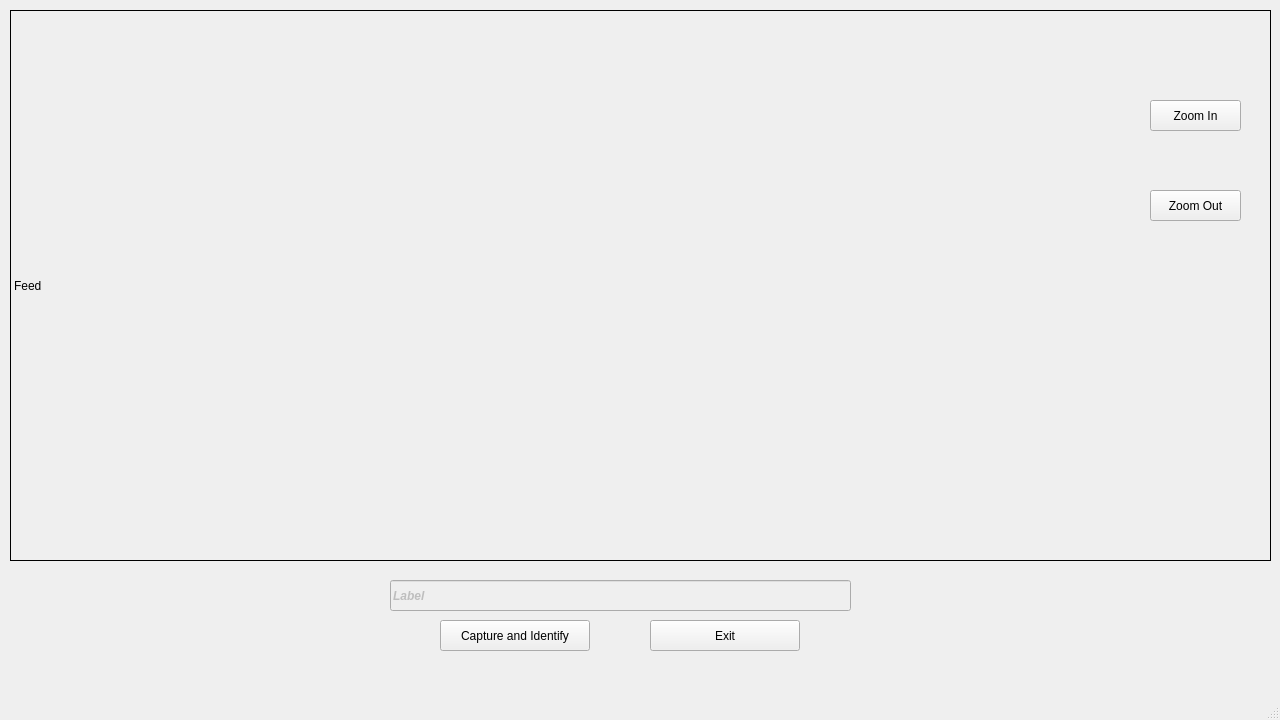
<?xml version="1.0" encoding="UTF-8"?>
<ui version="4.0">
 <class>MainWindow</class>
 <widget class="QMainWindow" name="MainWindow">
  <property name="windowModality">
   <enum>Qt::ApplicationModal</enum>
  </property>
  <property name="geometry">
   <rect>
    <x>0</x>
    <y>0</y>
    <width>1280</width>
    <height>720</height>
   </rect>
  </property>
  <property name="windowTitle">
   <string>Two-Cell Contractions</string>
  </property>
  <property name="animated">
   <bool>false</bool>
  </property>
  <widget class="QWidget" name="centralwidget">
   <widget class="QLineEdit" name="resultLabel">
    <property name="enabled">
     <bool>false</bool>
    </property>
    <property name="geometry">
     <rect>
      <x>390</x>
      <y>580</y>
      <width>461</width>
      <height>31</height>
     </rect>
    </property>
    <property name="font">
     <font>
      <weight>75</weight>
      <italic>true</italic>
      <bold>true</bold>
     </font>
    </property>
    <property name="text">
     <string>Label</string>
    </property>
   </widget>
   <widget class="QPushButton" name="captureButton">
    <property name="geometry">
     <rect>
      <x>440</x>
      <y>620</y>
      <width>150</width>
      <height>31</height>
     </rect>
    </property>
    <property name="text">
     <string>Capture and Identify</string>
    </property>
   </widget>
   <widget class="QPushButton" name="exitButton">
    <property name="geometry">
     <rect>
      <x>650</x>
      <y>620</y>
      <width>150</width>
      <height>31</height>
     </rect>
    </property>
    <property name="text">
     <string>Exit</string>
    </property>
   </widget>
   <widget class="QLabel" name="camWidget">
    <property name="geometry">
     <rect>
      <x>10</x>
      <y>10</y>
      <width>1261</width>
      <height>551</height>
     </rect>
    </property>
    <property name="frameShape">
     <enum>QFrame::Box</enum>
    </property>
    <property name="text">
     <string>Feed</string>
    </property>
   </widget>
   <widget class="QPushButton" name="zoomInButt">
    <property name="geometry">
     <rect>
      <x>1150</x>
      <y>100</y>
      <width>91</width>
      <height>31</height>
     </rect>
    </property>
    <property name="text">
     <string>Zoom In</string>
    </property>
   </widget>
   <widget class="QPushButton" name="zoomOutButt">
    <property name="geometry">
     <rect>
      <x>1150</x>
      <y>190</y>
      <width>91</width>
      <height>31</height>
     </rect>
    </property>
    <property name="text">
     <string>Zoom Out</string>
    </property>
   </widget>
  </widget>
  <widget class="QMenuBar" name="menubar">
   <property name="geometry">
    <rect>
     <x>0</x>
     <y>0</y>
     <width>1280</width>
     <height>21</height>
    </rect>
   </property>
  </widget>
  <widget class="QStatusBar" name="statusbar"/>
 </widget>
 <resources/>
 <connections/>
</ui>
